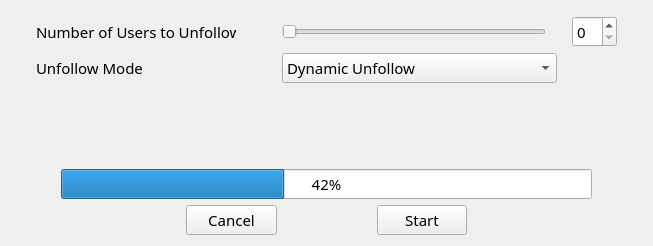
                <widget class="QWidget" name="instaUnfollow">
                 <property name="statusTip">
                  <string>2 Modes: all (except whitelisted) or dynamic (accounts the bot followed a week ago that don't follow you back)</string>
                 </property>
                 <attribute name="title">
                  <string>Unfollow</string>
                 </attribute>
                 <layout class="QVBoxLayout" name="verticalLayout_2">
                  <item>
                   <layout class="QVBoxLayout" name="instaUnfollowLayout">
                    <item>
                     <layout class="QVBoxLayout" name="instaUnfollowForm">
                      <property name="leftMargin">
                       <number>25</number>
                      </property>
                      <property name="topMargin">
                       <number>5</number>
                      </property>
                      <property name="rightMargin">
                       <number>25</number>
                      </property>
                      <property name="bottomMargin">
                       <number>5</number>
                      </property>
                      <item>
                       <layout class="QHBoxLayout" name="nInstaUnfollows">
                        <item>
                         <widget class="QLabel" name="nInstaUnfollowsLabel">
                          <property name="sizePolicy">
                           <sizepolicy hsizetype="Preferred" vsizetype="Preferred">
                            <horstretch>100</horstretch>
                            <verstretch>0</verstretch>
                           </sizepolicy>
                          </property>
                          <property name="minimumSize">
                           <size>
                            <width>200</width>
                            <height>0</height>
                           </size>
                          </property>
                          <property name="font">
                           <font>
                            <family>Titillium Web</family>
                            <pointsize>11</pointsize>
                            <bold>false</bold>
                           </font>
                          </property>
                          <property name="text">
                           <string>Number of Users to Unfollow</string>
                          </property>
                         </widget>
                        </item>
                        <item>
                         <spacer name="nInstaUnfollowsSpacer_1">
                          <property name="orientation">
                           <enum>Qt::Horizontal</enum>
                          </property>
                          <property name="sizeType">
                           <enum>QSizePolicy::Preferred</enum>
                          </property>
                          <property name="sizeHint" stdset="0">
                           <size>
                            <width>40</width>
                            <height>20</height>
                           </size>
                          </property>
                         </spacer>
                        </item>
                        <item>
                         <widget class="QSlider" name="nInstaUnfollowsSlider">
                          <property name="sizePolicy">
                           <sizepolicy hsizetype="Preferred" vsizetype="Fixed">
                            <horstretch>200</horstretch>
                            <verstretch>0</verstretch>
                           </sizepolicy>
                          </property>
                          <property name="minimumSize">
                           <size>
                            <width>200</width>
                            <height>0</height>
                           </size>
                          </property>
                          <property name="orientation">
                           <enum>Qt::Horizontal</enum>
                          </property>
                         </widget>
                        </item>
                        <item>
                         <spacer name="nInstaUnfollowsSpacer_2">
                          <property name="orientation">
                           <enum>Qt::Horizontal</enum>
                          </property>
                          <property name="sizeType">
                           <enum>QSizePolicy::Preferred</enum>
                          </property>
                          <property name="sizeHint" stdset="0">
                           <size>
                            <width>20</width>
                            <height>20</height>
                           </size>
                          </property>
                         </spacer>
                        </item>
                        <item>
                         <widget class="QSpinBox" name="nInstaUnfollowsSpinBox">
                          <property name="sizePolicy">
                           <sizepolicy hsizetype="Fixed" vsizetype="Fixed">
                            <horstretch>0</horstretch>
                            <verstretch>0</verstretch>
                           </sizepolicy>
                          </property>
                          <property name="minimumSize">
                           <size>
                            <width>40</width>
                            <height>0</height>
                           </size>
                          </property>
                          <property name="font">
                           <font>
                            <family>Titillium Web</family>
                            <pointsize>11</pointsize>
                           </font>
                          </property>
                         </widget>
                        </item>
                       </layout>
                      </item>
                      <item>
                       <layout class="QHBoxLayout" name="instaUnfollowMode">
                        <item>
                         <widget class="QLabel" name="instaUnfollowModeLabel">
                          <property name="sizePolicy">
                           <sizepolicy hsizetype="Preferred" vsizetype="Preferred">
                            <horstretch>100</horstretch>
                            <verstretch>0</verstretch>
                           </sizepolicy>
                          </property>
                          <property name="minimumSize">
                           <size>
                            <width>200</width>
                            <height>0</height>
                           </size>
                          </property>
                          <property name="font">
                           <font>
                            <family>Titillium Web</family>
                            <pointsize>11</pointsize>
                           </font>
                          </property>
                          <property name="text">
                           <string>Unfollow Mode</string>
                          </property>
                         </widget>
                        </item>
                        <item>
                         <spacer name="instaUnfollowModeSpacer_1">
                          <property name="orientation">
                           <enum>Qt::Horizontal</enum>
                          </property>
                          <property name="sizeType">
                           <enum>QSizePolicy::Fixed</enum>
                          </property>
                          <property name="sizeHint" stdset="0">
                           <size>
                            <width>40</width>
                            <height>20</height>
                           </size>
                          </property>
                         </spacer>
                        </item>
                        <item>
                         <widget class="QComboBox" name="instaUnfollowModeComboBox">
                          <property name="sizePolicy">
                           <sizepolicy hsizetype="Preferred" vsizetype="Fixed">
                            <horstretch>100</horstretch>
                            <verstretch>0</verstretch>
                           </sizepolicy>
                          </property>
                          <property name="minimumSize">
                           <size>
                            <width>275</width>
                            <height>0</height>
                           </size>
                          </property>
                          <property name="font">
                           <font>
                            <family>Titillium Web</family>
                            <pointsize>11</pointsize>
                           </font>
                          </property>
                          <property name="toolTip">
                           <string>dynamic unfollow - unfollow accounts the bot followed a week ago that don't follow you back</string>
                          </property>
                          <item>
                           <property name="text">
                            <string>Dynamic Unfollow</string>
                           </property>
                          </item>
                          <item>
                           <property name="text">
                            <string>Unfollow All (except whitelisted)</string>
                           </property>
                          </item>
                         </widget>
                        </item>
                        <item>
                         <spacer name="instaUnfollowModeSpacer_2">
                          <property name="orientation">
                           <enum>Qt::Horizontal</enum>
                          </property>
                          <property name="sizeType">
                           <enum>QSizePolicy::Preferred</enum>
                          </property>
                          <property name="sizeHint" stdset="0">
                           <size>
                            <width>60</width>
                            <height>20</height>
                           </size>
                          </property>
                         </spacer>
                        </item>
                       </layout>
                      </item>
                     </layout>
                    </item>
                    <item>
                     <layout class="QVBoxLayout" name="instaUnfollowProcess">
                      <property name="leftMargin">
                       <number>50</number>
                      </property>
                      <property name="topMargin">
                       <number>75</number>
                      </property>
                      <property name="rightMargin">
                       <number>50</number>
                      </property>
                      <item>
                       <widget class="QProgressBar" name="instaHashtagUnfollowProgressBar">
                        <property name="enabled">
                         <bool>true</bool>
                        </property>
                        <property name="sizePolicy">
                         <sizepolicy hsizetype="Preferred" vsizetype="Fixed">
                          <horstretch>0</horstretch>
                          <verstretch>0</verstretch>
                         </sizepolicy>
                        </property>
                        <property name="font">
                         <font>
                          <family>Titillium Web</family>
                          <pointsize>11</pointsize>
                         </font>
                        </property>
                        <property name="value">
                         <number>42</number>
                        </property>
                        <property name="textVisible">
                         <bool>true</bool>
                        </property>
                        <property name="invertedAppearance">
                         <bool>false</bool>
                        </property>
                       </widget>
                      </item>
                      <item>
                       <layout class="QHBoxLayout" name="instaUnfollowProcessBtns">
                        <property name="spacing">
                         <number>100</number>
                        </property>
                        <property name="sizeConstraint">
                         <enum>QLayout::SetDefaultConstraint</enum>
                        </property>
                        <property name="leftMargin">
                         <number>125</number>
                        </property>
                        <property name="rightMargin">
                         <number>125</number>
                        </property>
                        <property name="bottomMargin">
                         <number>0</number>
                        </property>
                        <item>
                         <widget class="QPushButton" name="instaUnfollowCancel">
                          <property name="sizePolicy">
                           <sizepolicy hsizetype="Preferred" vsizetype="Fixed">
                            <horstretch>0</horstretch>
                            <verstretch>0</verstretch>
                           </sizepolicy>
                          </property>
                          <property name="font">
                           <font>
                            <family>Titillium Web</family>
                            <pointsize>11</pointsize>
                           </font>
                          </property>
                          <property name="text">
                           <string>Cancel</string>
                          </property>
                         </widget>
                        </item>
                        <item>
                         <widget class="QPushButton" name="instaUnfollowStart">
                          <property name="sizePolicy">
                           <sizepolicy hsizetype="Preferred" vsizetype="Fixed">
                            <horstretch>0</horstretch>
                            <verstretch>0</verstretch>
                           </sizepolicy>
                          </property>
                          <property name="font">
                           <font>
                            <family>Titillium Web</family>
                            <pointsize>11</pointsize>
                           </font>
                          </property>
                          <property name="text">
                           <string>Start</string>
                          </property>
                         </widget>
                        </item>
                       </layout>
                      </item>
                     </layout>
                    </item>
                   </layout>
                  </item>
                 </layout>
                </widget>
